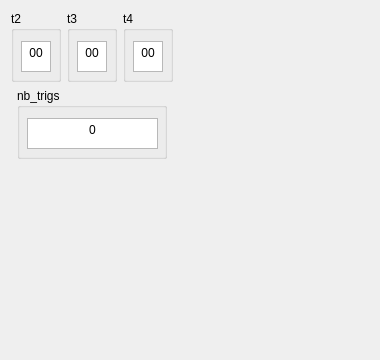
       <widget class="QWidget" name="tab_status">
        <attribute name="title">
         <string>Status</string>
        </attribute>
        <layout class="QGridLayout" name="gridLayout_2">
         <item row="0" column="0">
          <layout class="QHBoxLayout" name="horizontalLayout">
           <item>
            <widget class="QGroupBox" name="groupBox_18">
             <property name="sizePolicy">
              <sizepolicy hsizetype="Minimum" vsizetype="Fixed">
               <horstretch>0</horstretch>
               <verstretch>0</verstretch>
              </sizepolicy>
             </property>
             <property name="minimumSize">
              <size>
               <width>50</width>
               <height>71</height>
              </size>
             </property>
             <property name="maximumSize">
              <size>
               <width>50</width>
               <height>71</height>
              </size>
             </property>
             <property name="title">
              <string>t2</string>
             </property>
             <widget class="QTextEdit" name="textEdit_clock_t2">
              <property name="geometry">
               <rect>
                <x>10</x>
                <y>30</y>
                <width>30</width>
                <height>31</height>
               </rect>
              </property>
              <property name="sizePolicy">
               <sizepolicy hsizetype="Fixed" vsizetype="Fixed">
                <horstretch>0</horstretch>
                <verstretch>0</verstretch>
               </sizepolicy>
              </property>
              <property name="readOnly">
               <bool>true</bool>
              </property>
              <property name="html">
               <string>&lt;!DOCTYPE HTML PUBLIC &quot;-//W3C//DTD HTML 4.0//EN&quot; &quot;http://www.w3.org/TR/REC-html40/strict.dtd&quot;&gt;
&lt;html&gt;&lt;head&gt;&lt;meta name=&quot;qrichtext&quot; content=&quot;1&quot; /&gt;&lt;style type=&quot;text/css&quot;&gt;
p, li { white-space: pre-wrap; }
&lt;/style&gt;&lt;/head&gt;&lt;body style=&quot; font-family:'Sans Serif'; font-size:9pt; font-weight:400; font-style:normal;&quot;&gt;
&lt;p align=&quot;center&quot; style=&quot; margin-top:0px; margin-bottom:0px; margin-left:0px; margin-right:0px; -qt-block-indent:0; text-indent:0px;&quot;&gt;00&lt;/p&gt;&lt;/body&gt;&lt;/html&gt;</string>
              </property>
             </widget>
            </widget>
           </item>
           <item>
            <widget class="QGroupBox" name="groupBox_19">
             <property name="sizePolicy">
              <sizepolicy hsizetype="Minimum" vsizetype="Fixed">
               <horstretch>0</horstretch>
               <verstretch>0</verstretch>
              </sizepolicy>
             </property>
             <property name="minimumSize">
              <size>
               <width>50</width>
               <height>71</height>
              </size>
             </property>
             <property name="maximumSize">
              <size>
               <width>50</width>
               <height>71</height>
              </size>
             </property>
             <property name="whatsThis">
              <string extracomment="Timers indication used by GPS"/>
             </property>
             <property name="title">
              <string>t3</string>
             </property>
             <widget class="QTextEdit" name="textEdit_clock_t3">
              <property name="geometry">
               <rect>
                <x>10</x>
                <y>30</y>
                <width>30</width>
                <height>31</height>
               </rect>
              </property>
              <property name="sizePolicy">
               <sizepolicy hsizetype="Fixed" vsizetype="Fixed">
                <horstretch>0</horstretch>
                <verstretch>0</verstretch>
               </sizepolicy>
              </property>
              <property name="readOnly">
               <bool>true</bool>
              </property>
              <property name="html">
               <string>&lt;!DOCTYPE HTML PUBLIC &quot;-//W3C//DTD HTML 4.0//EN&quot; &quot;http://www.w3.org/TR/REC-html40/strict.dtd&quot;&gt;
&lt;html&gt;&lt;head&gt;&lt;meta name=&quot;qrichtext&quot; content=&quot;1&quot; /&gt;&lt;style type=&quot;text/css&quot;&gt;
p, li { white-space: pre-wrap; }
&lt;/style&gt;&lt;/head&gt;&lt;body style=&quot; font-family:'Sans Serif'; font-size:9pt; font-weight:400; font-style:normal;&quot;&gt;
&lt;p align=&quot;center&quot; style=&quot; margin-top:0px; margin-bottom:0px; margin-left:0px; margin-right:0px; -qt-block-indent:0; text-indent:0px;&quot;&gt;00&lt;/p&gt;&lt;/body&gt;&lt;/html&gt;</string>
              </property>
             </widget>
            </widget>
           </item>
           <item>
            <widget class="QGroupBox" name="groupBox_17">
             <property name="sizePolicy">
              <sizepolicy hsizetype="Minimum" vsizetype="Fixed">
               <horstretch>0</horstretch>
               <verstretch>0</verstretch>
              </sizepolicy>
             </property>
             <property name="minimumSize">
              <size>
               <width>50</width>
               <height>71</height>
              </size>
             </property>
             <property name="maximumSize">
              <size>
               <width>50</width>
               <height>71</height>
              </size>
             </property>
             <property name="title">
              <string>t4</string>
             </property>
             <widget class="QTextEdit" name="textEdit_clock_t4">
              <property name="geometry">
               <rect>
                <x>10</x>
                <y>30</y>
                <width>30</width>
                <height>31</height>
               </rect>
              </property>
              <property name="sizePolicy">
               <sizepolicy hsizetype="Fixed" vsizetype="Fixed">
                <horstretch>0</horstretch>
                <verstretch>0</verstretch>
               </sizepolicy>
              </property>
              <property name="readOnly">
               <bool>true</bool>
              </property>
              <property name="html">
               <string>&lt;!DOCTYPE HTML PUBLIC &quot;-//W3C//DTD HTML 4.0//EN&quot; &quot;http://www.w3.org/TR/REC-html40/strict.dtd&quot;&gt;
&lt;html&gt;&lt;head&gt;&lt;meta name=&quot;qrichtext&quot; content=&quot;1&quot; /&gt;&lt;style type=&quot;text/css&quot;&gt;
p, li { white-space: pre-wrap; }
&lt;/style&gt;&lt;/head&gt;&lt;body style=&quot; font-family:'Sans Serif'; font-size:9pt; font-weight:400; font-style:normal;&quot;&gt;
&lt;p align=&quot;center&quot; style=&quot; margin-top:0px; margin-bottom:0px; margin-left:0px; margin-right:0px; -qt-block-indent:0; text-indent:0px;&quot;&gt;00&lt;/p&gt;&lt;/body&gt;&lt;/html&gt;</string>
              </property>
             </widget>
            </widget>
           </item>
          </layout>
         </item>
         <item row="0" column="1">
          <spacer name="horizontalSpacer_4">
           <property name="orientation">
            <enum>Qt::Horizontal</enum>
           </property>
           <property name="sizeHint" stdset="0">
            <size>
             <width>196</width>
             <height>20</height>
            </size>
           </property>
          </spacer>
         </item>
         <item row="1" column="0">
          <layout class="QGridLayout" name="gridLayout">
           <item row="0" column="0">
            <widget class="QGroupBox" name="groupBox_20">
             <property name="sizePolicy">
              <sizepolicy hsizetype="Minimum" vsizetype="Fixed">
               <horstretch>0</horstretch>
               <verstretch>0</verstretch>
              </sizepolicy>
             </property>
             <property name="minimumSize">
              <size>
               <width>150</width>
               <height>71</height>
              </size>
             </property>
             <property name="maximumSize">
              <size>
               <width>150</width>
               <height>71</height>
              </size>
             </property>
             <property name="title">
              <string>nb_trigs</string>
             </property>
             <widget class="QTextEdit" name="textEdit_nb_trigs">
              <property name="geometry">
               <rect>
                <x>10</x>
                <y>30</y>
                <width>131</width>
                <height>31</height>
               </rect>
              </property>
              <property name="sizePolicy">
               <sizepolicy hsizetype="Fixed" vsizetype="Fixed">
                <horstretch>0</horstretch>
                <verstretch>0</verstretch>
               </sizepolicy>
              </property>
              <property name="readOnly">
               <bool>true</bool>
              </property>
              <property name="html">
               <string>&lt;!DOCTYPE HTML PUBLIC &quot;-//W3C//DTD HTML 4.0//EN&quot; &quot;http://www.w3.org/TR/REC-html40/strict.dtd&quot;&gt;
&lt;html&gt;&lt;head&gt;&lt;meta name=&quot;qrichtext&quot; content=&quot;1&quot; /&gt;&lt;style type=&quot;text/css&quot;&gt;
p, li { white-space: pre-wrap; }
&lt;/style&gt;&lt;/head&gt;&lt;body style=&quot; font-family:'Sans Serif'; font-size:9pt; font-weight:400; font-style:normal;&quot;&gt;
&lt;p align=&quot;center&quot; style=&quot; margin-top:0px; margin-bottom:0px; margin-left:0px; margin-right:0px; -qt-block-indent:0; text-indent:0px;&quot;&gt;0&lt;/p&gt;&lt;/body&gt;&lt;/html&gt;</string>
              </property>
             </widget>
            </widget>
           </item>
          </layout>
         </item>
         <item row="2" column="0">
          <spacer name="verticalSpacer_6">
           <property name="orientation">
            <enum>Qt::Vertical</enum>
           </property>
           <property name="sizeHint" stdset="0">
            <size>
             <width>20</width>
             <height>190</height>
            </size>
           </property>
          </spacer>
         </item>
        </layout>
        <zorder>formLayoutWidget</zorder>
        <zorder>groupBox_10</zorder>
        <zorder>layoutWidget</zorder>
        <zorder>formLayoutWidget</zorder>
        <zorder>groupBox_19</zorder>
        <zorder>gridLayoutWidget</zorder>
        <zorder>horizontalSpacer_4</zorder>
        <zorder>verticalSpacer_6</zorder>
       </widget>
